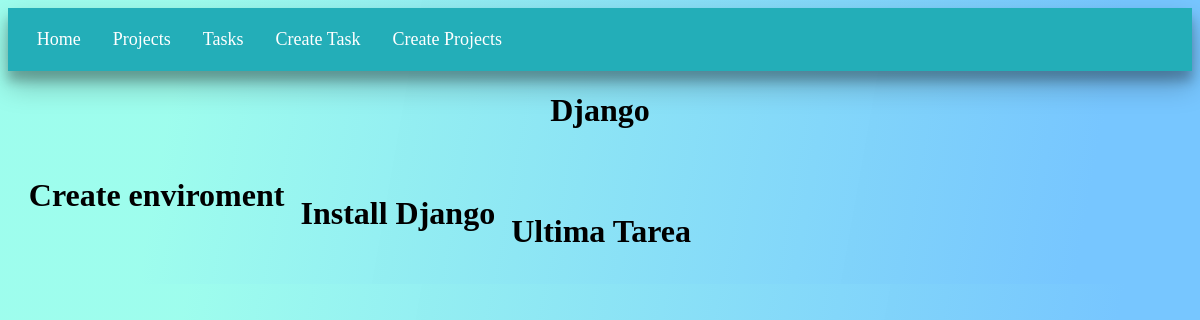
Before: /tasks_project/1 with the older database file.
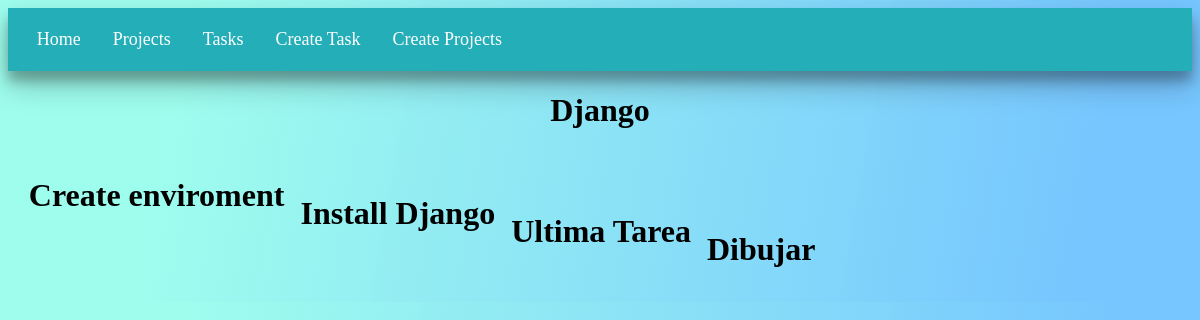
After: the same page with the newer database file.
### myapp/models.py (models this page shows, shortened)
class Task(models.Model):
    title = models.CharField( max_length=200, help_text='Ingrese el titulo de la tarea.')
    description = models.TextField(help_text='Ingrese la descripcion de la tarea.')
    project = models.ForeignKey(Project, on_delete=models.CASCADE)
    done = models.BooleanField(default=False)

### myapp/views.py (the view)
# urls.py: path('tasks_project/<int:project_id>', views.tasks_project)
def tasks_project( request, project_id):
    project = Project.objects.get(id=project_id)
    tasks = Task.objects.all().filter(project_id=project_id)
    return render( request, 'projects/tasks.html', {
        'project':project.name,
        'tasks': tasks,
    })

### myapp/templates/projects/tasks.html
{% extends 'layouts/base.html' %}
{% block content %}
    <h1>{{ project.title }}</h1>
    <ul>
        {% for task in tasks %}
            <li><h1>{{ task.title }}</h1></li><br>
        {% endfor %}
    </ul>
{% endblock %}

Changed rows visible on the page:
added Task: title "Dibujar"
